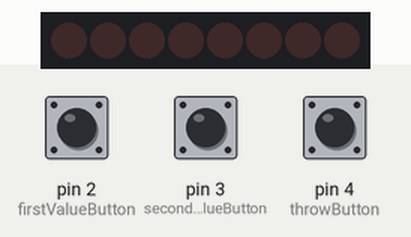
Recording of a sketch running on a simulated Arduino Nano, built with avr-gcc and run on an emulated ATmega328P. On the bench: 8 shift-register outputs drawn as a row of LEDs (first output left, lit = HIGH). Wiring (inferred from the names in the program): shift register (74HC595): data pin 8; shift clock pin 10; latch pin 9. Wiring (inferred from the signals the program sends): row of LEDs: on Q0, Q1, Q2, Q3, Q4, Q5, Q6, Q7. The inputs (shaded band) are chosen by the test bench; at power-on: pin 4 (throwButton) LOW, pin 2 (firstValueButton) LOW, pin 3 (secondValueButton) LOW. Random numbers use the default seed unless the sketch sets one.

Above: at 1.2 s.
1.3 s: pin 4 (throwButton) pulled HIGH for 0.15 s
At 1.31 s:
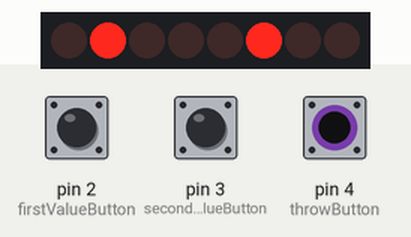
2.9 s: pin 4 (throwButton) pulled HIGH for 1 s
At 5.4 s:
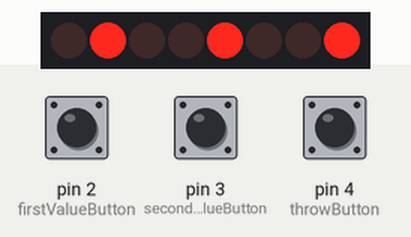
5.9 s: pin 4 (throwButton) pulled HIGH for 0.15 s
At 7.7 s:
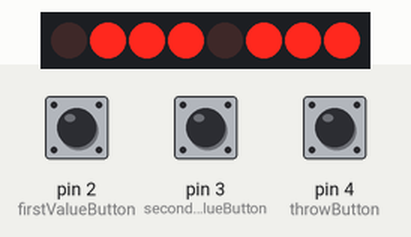
8.9 s: pin 4 (throwButton) pulled HIGH for 3.2 s
At 11.2 s:
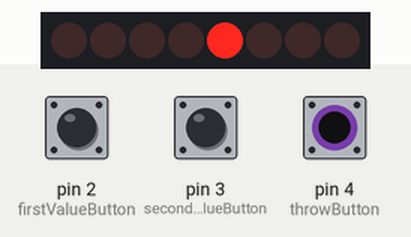
13.6 s: pin 2 (firstValueButton) pulled HIGH for 0.15 s
At 14.0 s:
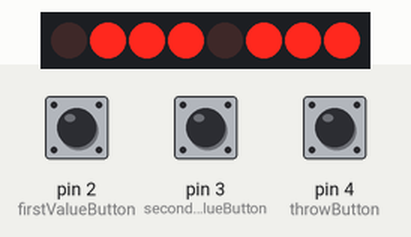
15.2 s: pin 3 (secondValueButton) pulled HIGH for 0.15 s
At 16.4 s:
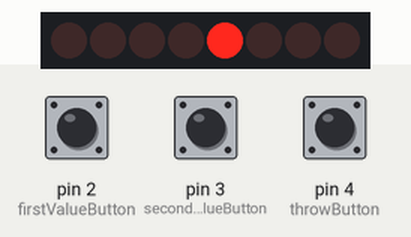
Timing chart, 0 to 17.8 s (numbered marks = the images above; inputs shaded):
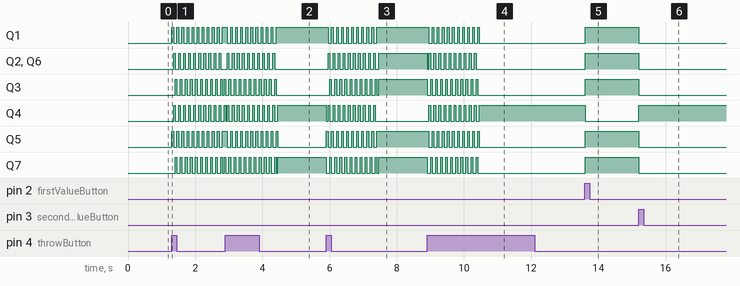

Measured:
- after the input at 1.3 s, Q1, Q5: alternates HIGH for 0.05 s and LOW for 0.10 s, starting at once; Q2, Q4, Q6: alternates HIGH for 0.05 s and LOW for 0.10 s, starting after 0.06 s; Q3, Q7: alternates HIGH for 0.05 s and LOW for 0.10 s, starting after 0.11 s
- after the input at 2.9 s, Q1: alternates HIGH for 0.05 s and LOW for 0.10 s, 20 changes in all, then stays HIGH, starting after 0.06 s; Q2: alternates HIGH for 0.05 s and LOW for 0.10 s, 20 changes in all, then stays LOW, starting after 0.06 s
- after the input at 5.9 s, Q1: alternates HIGH for 0.05 s and LOW for 0.10 s, 20 changes in all, then stays HIGH, starting after 0.06 s; Q2: alternates HIGH for 0.05 s and LOW for 0.10 s, 21 changes in all, then stays HIGH, starting after 0.06 s
- after the input at 8.9 s, Q1: alternates HIGH for 0.05 s and LOW for 0.10 s, 21 changes in all, then stays LOW, starting after 0.06 s; Q2: alternates HIGH for 0.05 s and LOW for 0.10 s, 21 changes in all, then stays LOW, starting at once
- after the input at 13.6 s, Q1–3, Q5–7: LOW → HIGH at once; Q4: HIGH → LOW at once
- after the input at 15.2 s, Q1–3, Q5–7: HIGH → LOW at once; Q4: LOW → HIGH at once

The sketch:

Dice.ino
```cpp
/*********************************************************************
 * Игральный кубик (кости).
 * Платформа: Arduino Nano
 * Подключенные модули:
 *                      Кнопка просмотра первого значения - пин: 2
 *                      Кнопка просмотра второго значения - пин: 3
 *                      Кнопка броска - пин: 4
 *                      Сдвиговый регистр - пин: 8 (data), 9 (latch), 10 (clk)
 *                      7 светодиодов подключенных к сдвиговому регистру от 1 до 7 выхода.
 * Описание: Нажатие на кнопку на 4м пине вызывает бросок кубика.
 *                   После первого броска значение сохраняется в firstValue и сбрасывает значение в secondValue если оно там есть,
 *                   после второго броска сохраняет значение  в secondValue. Это нужно для имитации двух кубиков.
 *
 *
 *********************************************************************/
const uint8_t firstValueButton = 2;
const uint8_t secondValueButton = 3;
const uint8_t throwButton = 4;

const uint8_t dataPin = 8;
const uint8_t latchPin = 9;
const uint8_t clkPin = 10;

const uint8_t numbers[7] = {B00000000, B00001000, B01000001, B01001001, B01010101, B01011101, B01110111};
const uint8_t progressBar[3] = {B01000100, B00101010, B00010001};

uint8_t randNumber = 0;
uint8_t diceCounter = 1; // Кол-во брошенных кубиков. По умолчанию 1, чтобы после первого броска сразу записалось в firstValue.
uint8_t currentValueIndex = 0; // Индекс значения которое выпало после броска.
uint8_t firstValueIndex = 0;
uint8_t secondValueIndex = 0;

boolean lastStateThrowButton= LOW; // Переменная для сохранения предыдущего состояния кнопки броска кубика.
boolean currentStateThrowButton = LOW; // Переменная для сохранения текущего состояния кнопки броска кубика.
boolean lastStateFirstValueButton= LOW; // Переменная для сохранения предыдущего состояния кнопки первого значения.
boolean currentStateFirstValueButton = LOW; // Переменная для сохранения текущего состояния кнопки первого значения.
boolean lastStateSecondValueButton= LOW; // Переменная для сохранения предыдущего состояния кнопки второго значения.
boolean currentStateSecondValueButton = LOW; // Переменная для сохранения текущего состояния кнопки второго значения.

void setup() {
    Serial.begin(9600);
    randomSeed(analogRead(0));

    pinMode(throwButton, INPUT);
    pinMode(firstValueButton, INPUT);
    pinMode(secondValueButton, INPUT);

    pinMode(dataPin, OUTPUT);
    pinMode(latchPin, OUTPUT);
    pinMode(clkPin, OUTPUT);
    digitalWrite(latchPin, HIGH);

    digitalWrite(latchPin, LOW);
    shiftOut(dataPin, clkPin, LSBFIRST, B00000000);
    digitalWrite(latchPin, HIGH);
}

void loop() {
    // Бросок кубика.
    currentStateThrowButton = debounce(lastStateThrowButton, throwButton);
    if (lastStateThrowButton == LOW && currentStateThrowButton == HIGH) {
        getDiceValue();
        if (diceCounter == 1) {
            firstValueIndex = currentValueIndex;
            secondValueIndex = 0;
        }
        else if (diceCounter == 2) {
            secondValueIndex = currentValueIndex;
            diceCounter = 0;
        }
        diceCounter++;
    }
    lastStateThrowButton = currentStateThrowButton;

    // Просмотр первого значения.
    currentStateFirstValueButton = debounce(lastStateFirstValueButton, firstValueButton);
    if (lastStateFirstValueButton == LOW && currentStateFirstValueButton == HIGH) {
        printValue(numbers[firstValueIndex]);
    }
    lastStateFirstValueButton = currentStateFirstValueButton;

    // Просмотр второго значения.
    currentStateSecondValueButton = debounce(lastStateSecondValueButton, secondValueButton);
    if (lastStateSecondValueButton == LOW && currentStateSecondValueButton == HIGH) {
        printValue(numbers[secondValueIndex]);
    }
    lastStateSecondValueButton = currentStateSecondValueButton;
}

boolean debounce(boolean last, int buttonPin) {
    boolean current = digitalRead(buttonPin); // Считать состояние кнопки

    // Если изменилось.
    if (last != current) {
        delay(5);
        current = digitalRead(buttonPin); // Считываем состояние кнопки
        return current;  // Возвращаем состояние кнопки
    }
}

void getDiceValue() {
    for (int i = 0, j = 0; i <= 30; i++, j++) {
        randNumber = random(2, 8);
        if (j > 2) j = 0;
        printValue(progressBar[j]);
        delay(50);
    }

    currentValueIndex = randNumber - 1;
    printValue(numbers[currentValueIndex]);
}

void printValue(uint8_t value) {
    digitalWrite(latchPin, LOW);
    shiftOut(dataPin, clkPin, LSBFIRST, value);
    digitalWrite(latchPin, HIGH);
}
```
